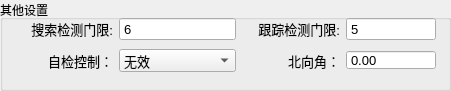
    <widget class="QGroupBox" name="groupBox_5">
     <property name="geometry">
      <rect>
       <x>10</x>
       <y>20</y>
       <width>451</width>
       <height>91</height>
      </rect>
     </property>
     <property name="title">
      <string>其他设置</string>
     </property>
     <widget class="QWidget" name="layoutWidget">
      <property name="geometry">
       <rect>
        <x>10</x>
        <y>10</y>
        <width>431</width>
        <height>71</height>
       </rect>
      </property>
      <layout class="QGridLayout" name="gridLayout_6">
       <property name="leftMargin">
        <number>5</number>
       </property>
       <property name="topMargin">
        <number>5</number>
       </property>
       <property name="rightMargin">
        <number>5</number>
       </property>
       <property name="bottomMargin">
        <number>5</number>
       </property>
       <item row="0" column="0">
        <widget class="QLabel" name="label_35">
         <property name="minimumSize">
          <size>
           <width>98</width>
           <height>0</height>
          </size>
         </property>
         <property name="maximumSize">
          <size>
           <width>98</width>
           <height>16777215</height>
          </size>
         </property>
         <property name="font">
          <font>
           <pointsize>10</pointsize>
          </font>
         </property>
         <property name="layoutDirection">
          <enum>Qt::RightToLeft</enum>
         </property>
         <property name="text">
          <string>搜索检测门限:</string>
         </property>
         <property name="alignment">
          <set>Qt::AlignRight|Qt::AlignTrailing|Qt::AlignVCenter</set>
         </property>
        </widget>
       </item>
       <item row="0" column="1">
        <widget class="QSpinBox" name="spinBox_SearchThresholdCtrl">
         <property name="minimumSize">
          <size>
           <width>70</width>
           <height>0</height>
          </size>
         </property>
         <property name="font">
          <font>
           <pointsize>10</pointsize>
          </font>
         </property>
         <property name="buttonSymbols">
          <enum>QAbstractSpinBox::NoButtons</enum>
         </property>
         <property name="minimum">
          <number>1</number>
         </property>
         <property name="maximum">
          <number>16</number>
         </property>
         <property name="value">
          <number>6</number>
         </property>
        </widget>
       </item>
       <item row="0" column="2">
        <widget class="QLabel" name="label_36">
         <property name="minimumSize">
          <size>
           <width>98</width>
           <height>0</height>
          </size>
         </property>
         <property name="maximumSize">
          <size>
           <width>98</width>
           <height>16777215</height>
          </size>
         </property>
         <property name="font">
          <font>
           <pointsize>10</pointsize>
          </font>
         </property>
         <property name="toolTip">
          <string>脉冲重复频率</string>
         </property>
         <property name="layoutDirection">
          <enum>Qt::RightToLeft</enum>
         </property>
         <property name="text">
          <string>跟踪检测门限:</string>
         </property>
         <property name="alignment">
          <set>Qt::AlignRight|Qt::AlignTrailing|Qt::AlignVCenter</set>
         </property>
        </widget>
       </item>
       <item row="0" column="3">
        <widget class="QSpinBox" name="spinBox_TrackThresholdCtrl">
         <property name="minimumSize">
          <size>
           <width>70</width>
           <height>0</height>
          </size>
         </property>
         <property name="maximumSize">
          <size>
           <width>1111</width>
           <height>16777215</height>
          </size>
         </property>
         <property name="font">
          <font>
           <pointsize>10</pointsize>
          </font>
         </property>
         <property name="buttonSymbols">
          <enum>QAbstractSpinBox::NoButtons</enum>
         </property>
         <property name="minimum">
          <number>1</number>
         </property>
         <property name="maximum">
          <number>16</number>
         </property>
         <property name="singleStep">
          <number>1</number>
         </property>
         <property name="value">
          <number>5</number>
         </property>
        </widget>
       </item>
       <item row="1" column="0">
        <widget class="QLabel" name="label_16">
         <property name="maximumSize">
          <size>
           <width>98</width>
           <height>16777215</height>
          </size>
         </property>
         <property name="font">
          <font>
           <pointsize>10</pointsize>
          </font>
         </property>
         <property name="layoutDirection">
          <enum>Qt::LeftToRight</enum>
         </property>
         <property name="text">
          <string>自检控制：</string>
         </property>
         <property name="alignment">
          <set>Qt::AlignRight|Qt::AlignTrailing|Qt::AlignVCenter</set>
         </property>
        </widget>
       </item>
       <item row="1" column="1">
        <widget class="QComboBox" name="comboBox_DigitalTestSelf">
         <property name="font">
          <font>
           <pointsize>10</pointsize>
          </font>
         </property>
         <property name="currentText">
          <string>无效</string>
         </property>
         <item>
          <property name="text">
           <string>无效</string>
          </property>
         </item>
         <item>
          <property name="text">
           <string>信处自检1</string>
          </property>
         </item>
         <item>
          <property name="text">
           <string>信处自检2</string>
          </property>
         </item>
         <item>
          <property name="text">
           <string>数据处理自检</string>
          </property>
         </item>
        </widget>
       </item>
       <item row="1" column="2">
        <widget class="QLabel" name="label_8">
         <property name="font">
          <font>
           <pointsize>10</pointsize>
          </font>
         </property>
         <property name="layoutDirection">
          <enum>Qt::RightToLeft</enum>
         </property>
         <property name="text">
          <string>北向角：</string>
         </property>
         <property name="alignment">
          <set>Qt::AlignRight|Qt::AlignTrailing|Qt::AlignVCenter</set>
         </property>
        </widget>
       </item>
       <item row="1" column="3">
        <widget class="QDoubleSpinBox" name="doubleSpinBox_AzimuthFromNorth">
         <property name="minimumSize">
          <size>
           <width>90</width>
           <height>20</height>
          </size>
         </property>
         <property name="maximumSize">
          <size>
           <width>90</width>
           <height>20</height>
          </size>
         </property>
         <property name="font">
          <font>
           <pointsize>10</pointsize>
          </font>
         </property>
         <property name="buttonSymbols">
          <enum>QAbstractSpinBox::NoButtons</enum>
         </property>
        </widget>
       </item>
      </layout>
     </widget>
    </widget>
